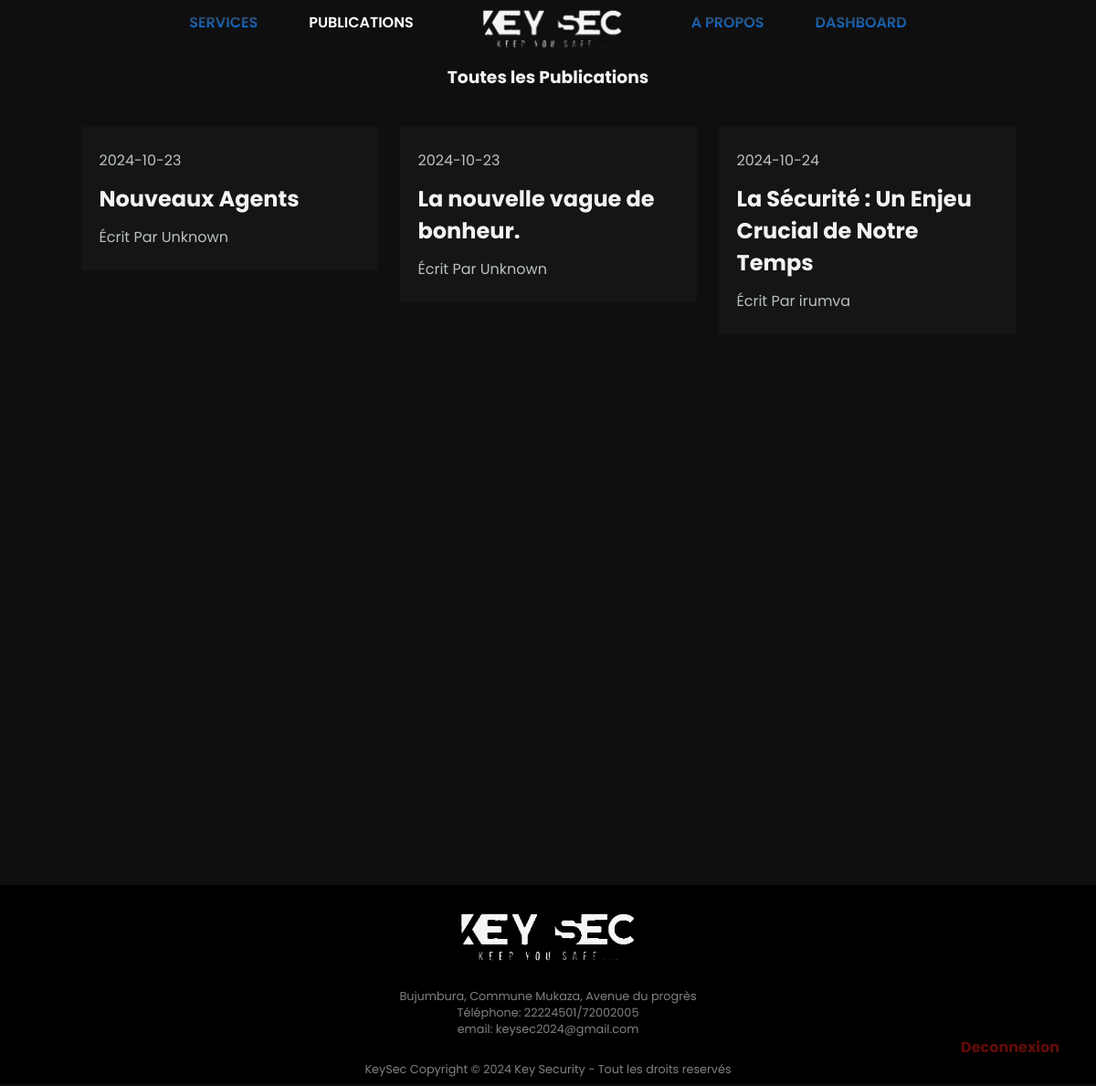
The app's page /public.php (signed in) with its own data.
### tables this page shows
CREATE TABLE `publication` (
  `id_pub` int(11) NOT NULL,
  `date_pub` date NOT NULL,
  `titre` varchar(100) NOT NULL,
  `article` text NOT NULL,
  `auteur` int(11) DEFAULT NULL
);

### public.php (the view, shortened to what this page needs)
<?php
include "connexion.php";
$affichagePublication = $bdd->query("SELECT publication.*, COALESCE(users.username, 'Unknown') AS username FROM publication LEFT JOIN users ON publication.auteur = users.id");
include "header.php";
?>
<section class="main">
    <section class="posts" style="padding-top: 50px">
        <h1 style="text-align: center; padding: 20px;">Toutes les Publications</h1>
        <div class="card-container">
            <?php
            while ($dataRecup = $affichagePublication->fetch()) {
                ?>
                <div class="card card-1" onclick="showPub(this.nextElementSibling)">
                    <div class="card-info">
                        <div class="card-about">
                            <div class="card-time"><?php echo $dataRecup["date_pub"]; ?></div>
                        </div>
                        <h1 class="card-title"><?php echo $dataRecup["titre"]; ?></h1>
                        <div class="card-creator">Écrit Par <?php echo $dataRecup["username"]; ?></div>
                    </div>
                </div>
                <?php
            }
            ?>
        </div>
    </section>
</section>
<?php include "footer.php"; ?>

### css/style.css (style rules this page uses)
:root { --header-height: 3rem; --hue-color: 206; --black: hsl(var(--hue-color), 4%, 4%); --black-alt: hsl(var(--hue-color), 4%, 8%); --title: hsl(var(--hue-color), 4%, 95%); --text: hsl(var(--hue-color), 4%, 75%); --text-light: hsl(var(--hue-color), 4%, 65%); --white : #fff; --body: hsl(var(--hue-color), 4%, 6%); --container: hsl(var(--hue-color), 4%, 10%); --text-gradient: linear-gradient(hsl(var(--hue-color), 4%, 24%), #007bff); --scroll-color: hsl(var(--hue-color), 4%, 16%); --scroll-color-alt: hsl(var(--hue-color), 4%, 20%); --body-font: 'Poppins', sans-serif; --biggest-font-size: 7rem; --bigger-font-size: 4.5rem; --big-font-size: 2.5rem; --h2-fs: 1.25rem; --h3-fs: 1.125rem; --normal-fs: 1rem; --small-fs: .875rem; --smaller-fs: .813rem; --text-line-height: 2rem; --font-medium: 500; --font-semi-bold: 600; --mb-0-5: .5rem; --mb-0-75: .75rem; --mb-1: 1rem; --mb-1-5: 1.5rem; --mb-2: 2rem; --mb-2-5: 2.5rem; --z-tool: 10; --z-fixed:100 }
* { box-sizing: border-box; padding: 0; margin: 0; scrollbar-color: var(--black) var(--body); }
html { scroll-behavior: smooth; }
body { margin: 0; font-family: var(--body-font); font-size: var(--normal-fs); min-height: 80vh; background-color: var(--body); color: var(--text); }
h1, h2, h3 { color: var(--title); }
section { display: block; width: 100%; margin-bottom: 20px; }
.posts { padding-top: 65vh; }
.main { overflow: hidden; }
.card-container { width: 100%; height: 100vh; display: flex; flex-flow: row wrap; justify-content: center; align-items: center; transition: all 200ms ease-in-out; }
.card { align-self: flex-start; position: relative; width: 325px; min-width: 275px; margin: 1.25rem 0.75rem; background: var(--black-alt); transition: all 300ms ease-in-out; }
.card-info { position: relative; padding: 0.75rem 1.25rem; transition: all 200ms ease-in-out; }
.card-about { display: flex; justify-content: space-between; align-items: center; padding: 0.75rem 0; transition: all 200ms ease-in-out; }
.card-title { z-index: 10; font-size: 1.5rem; padding-bottom: 0.75rem; transition: all 350ms ease-in-out; }
.card-creator { padding-bottom: 0.75rem; transition: all 250ms ease-in-out; }

### records on screen
publication: date_pub "2024-10-23", titre "Nouveaux Agents", username "Unknown"
publication: date_pub "2024-10-23", titre "La nouvelle vague de bonheur.", username "Unknown"
publication: date_pub "2024-10-24", titre "La Sécurité : Un Enjeu Crucial de Notre Temps", username "irumva"
